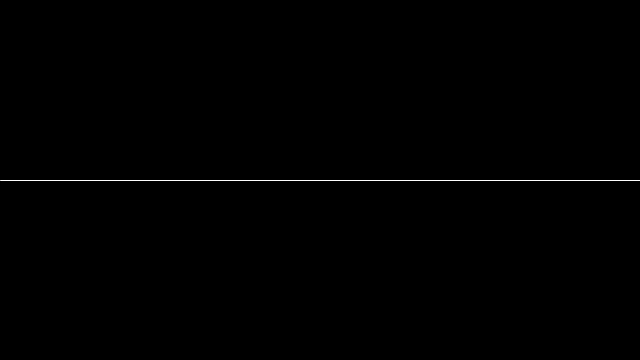
Frame 1 (no input)
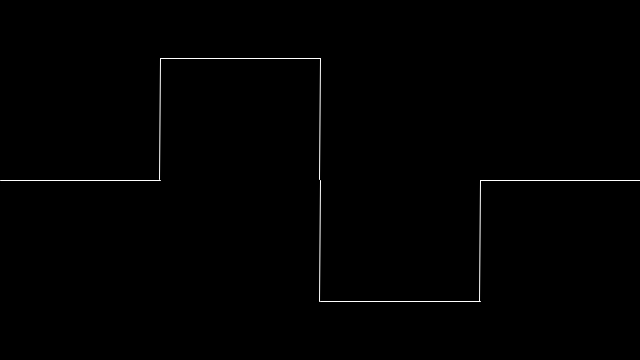
Frame 60 (the mouse pressed at the canvas centre just before this capture)
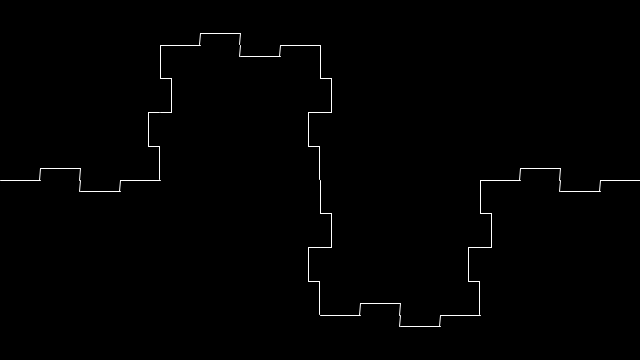
Frame 120 (the mouse held since frame 60 and released just before this capture)

The Processing sketch that drew these frames (run headless with seeded random() and noise(); from frame 60 on, the mouse is pressed at the canvas centre):

// Processing sketch: MinkowskiSausage
// ── MinkowskiSausage.pde
float levels;

void setup() {
  size(640, 360);
}

void draw() {
  background(0);
  stroke(255);

  translate(width/2, height/2);

  minkowski(width, height*0.75, levels);

  levels = lerp(levels, round(sin(frameCount/300.0)*4), 0.1);
  if (abs(levels%1) > 0.99 || abs(levels%1) < 0.01)
    levels = round(levels);
}

void minkowski(float w, float h, float level) {
  if (level != 0) {
    int levelPolarity = int(level/abs(level));
    float newLevel = abs(level) <= 1 ? 0 : level-levelPolarity;

    h*= constrain(abs(level), 0, 1)*levelPolarity;

    pushMatrix();
    translate(-w*3/8.0, 0);

    minkowski(w/4.0, h/4.0, newLevel);
    popMatrix();

    pushMatrix();
    translate(-w*2/8.0, -h/4.0);
    rotate(HALF_PI);

    minkowski(h/2.0, h/4.0, newLevel);
    popMatrix();

    pushMatrix();
    translate(-w/8.0, -h/2.0);

    minkowski(w/4.0, h/4.0, newLevel);
    popMatrix();

    pushMatrix();
    translate(0, -h/4.0);
    rotate(HALF_PI);

    minkowski(h/2.0, h/4.0, newLevel);
    popMatrix();

    pushMatrix();
    translate(0, h/4.0);
    rotate(HALF_PI);

    minkowski(h/2.0, h/4.0, newLevel);
    popMatrix();

    pushMatrix();
    translate(w/8.0, h/2.0);

    minkowski(w/4.0, h/4.0, newLevel);
    popMatrix();

    pushMatrix();
    translate(w/4.0, h/4.0);
    rotate(HALF_PI);

    minkowski(h/2.0, h/4.0, newLevel);
    popMatrix();

    pushMatrix();
    translate(w*3/8.0, 0);

    minkowski(w/4.0, h/4.0, newLevel);
    popMatrix();
  } else
    line(-w/2.0, 0, w/2.0, 0);
}
